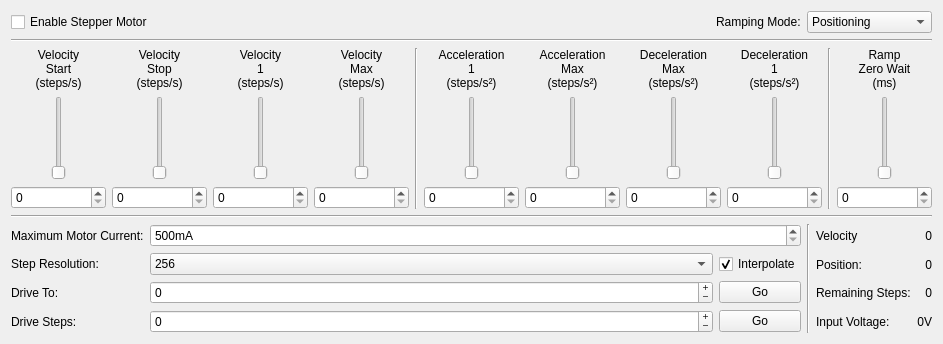
     <widget class="QWidget" name="tab_motion">
      <attribute name="title">
       <string>Motion</string>
      </attribute>
      <layout class="QVBoxLayout" name="verticalLayout_2">
       <item>
        <layout class="QHBoxLayout" name="horizontalLayout_15">
         <item>
          <widget class="QCheckBox" name="enable_checkbox">
           <property name="layoutDirection">
            <enum>Qt::LeftToRight</enum>
           </property>
           <property name="text">
            <string>Enable Stepper Motor</string>
           </property>
          </widget>
         </item>
         <item>
          <spacer name="horizontalSpacer_20">
           <property name="orientation">
            <enum>Qt::Horizontal</enum>
           </property>
           <property name="sizeHint" stdset="0">
            <size>
             <width>40</width>
             <height>20</height>
            </size>
           </property>
          </spacer>
         </item>
         <item>
          <widget class="QLabel" name="label_4">
           <property name="text">
            <string>Ramping Mode:</string>
           </property>
          </widget>
         </item>
         <item>
          <widget class="QComboBox" name="ramping_mode_combobox">
           <property name="sizePolicy">
            <sizepolicy hsizetype="Preferred" vsizetype="Fixed">
             <horstretch>0</horstretch>
             <verstretch>0</verstretch>
            </sizepolicy>
           </property>
           <item>
            <property name="text">
             <string>Positioning</string>
            </property>
           </item>
           <item>
            <property name="text">
             <string>Velocity Negative</string>
            </property>
           </item>
           <item>
            <property name="text">
             <string>Velocity Positive</string>
            </property>
           </item>
           <item>
            <property name="text">
             <string>Hold</string>
            </property>
           </item>
          </widget>
         </item>
        </layout>
       </item>
       <item>
        <widget class="Line" name="line_3">
         <property name="orientation">
          <enum>Qt::Horizontal</enum>
         </property>
        </widget>
       </item>
       <item>
        <layout class="QHBoxLayout" name="horizontalLayout_7">
         <item>
          <layout class="QVBoxLayout" name="verticalLayout_8">
           <item>
            <widget class="QLabel" name="velocity_start_label">
             <property name="minimumSize">
              <size>
               <width>0</width>
               <height>0</height>
              </size>
             </property>
             <property name="text">
              <string>Velocity
Start
(steps/s)</string>
             </property>
             <property name="alignment">
              <set>Qt::AlignCenter</set>
             </property>
            </widget>
           </item>
           <item>
            <layout class="QHBoxLayout" name="horizontalLayout_3">
             <item>
              <spacer name="horizontalSpacer_2">
               <property name="orientation">
                <enum>Qt::Horizontal</enum>
               </property>
               <property name="sizeHint" stdset="0">
                <size>
                 <width>40</width>
                 <height>20</height>
                </size>
               </property>
              </spacer>
             </item>
             <item>
              <widget class="QSlider" name="velocity_start_slider">
               <property name="maximum">
                <number>131071</number>
               </property>
               <property name="orientation">
                <enum>Qt::Vertical</enum>
               </property>
              </widget>
             </item>
             <item>
              <spacer name="horizontalSpacer_3">
               <property name="orientation">
                <enum>Qt::Horizontal</enum>
               </property>
               <property name="sizeHint" stdset="0">
                <size>
                 <width>40</width>
                 <height>20</height>
                </size>
               </property>
              </spacer>
             </item>
            </layout>
           </item>
           <item>
            <widget class="QSpinBox" name="velocity_start_spinbox">
             <property name="maximum">
              <number>131071</number>
             </property>
            </widget>
           </item>
          </layout>
         </item>
         <item>
          <layout class="QVBoxLayout" name="verticalLayout_14">
           <item>
            <widget class="QLabel" name="velocity_stop_label">
             <property name="minimumSize">
              <size>
               <width>0</width>
               <height>0</height>
              </size>
             </property>
             <property name="text">
              <string>Velocity
Stop
(steps/s)</string>
             </property>
             <property name="alignment">
              <set>Qt::AlignCenter</set>
             </property>
            </widget>
           </item>
           <item>
            <layout class="QHBoxLayout" name="horizontalLayout_4">
             <item>
              <spacer name="horizontalSpacer_4">
               <property name="orientation">
                <enum>Qt::Horizontal</enum>
               </property>
               <property name="sizeHint" stdset="0">
                <size>
                 <width>40</width>
                 <height>20</height>
                </size>
               </property>
              </spacer>
             </item>
             <item>
              <widget class="QSlider" name="velocity_stop_slider">
               <property name="maximum">
                <number>131071</number>
               </property>
               <property name="orientation">
                <enum>Qt::Vertical</enum>
               </property>
              </widget>
             </item>
             <item>
              <spacer name="horizontalSpacer_5">
               <property name="orientation">
                <enum>Qt::Horizontal</enum>
               </property>
               <property name="sizeHint" stdset="0">
                <size>
                 <width>40</width>
                 <height>20</height>
                </size>
               </property>
              </spacer>
             </item>
            </layout>
           </item>
           <item>
            <widget class="QSpinBox" name="velocity_stop_spinbox">
             <property name="maximum">
              <number>131071</number>
             </property>
            </widget>
           </item>
          </layout>
         </item>
         <item>
          <layout class="QVBoxLayout" name="verticalLayout_15">
           <item>
            <widget class="QLabel" name="velocity_1_label">
             <property name="minimumSize">
              <size>
               <width>0</width>
               <height>0</height>
              </size>
             </property>
             <property name="text">
              <string>Velocity
1
(steps/s)</string>
             </property>
             <property name="alignment">
              <set>Qt::AlignCenter</set>
             </property>
            </widget>
           </item>
           <item>
            <layout class="QHBoxLayout" name="horizontalLayout_5">
             <item>
              <spacer name="horizontalSpacer_6">
               <property name="orientation">
                <enum>Qt::Horizontal</enum>
               </property>
               <property name="sizeHint" stdset="0">
                <size>
                 <width>40</width>
                 <height>20</height>
                </size>
               </property>
              </spacer>
             </item>
             <item>
              <widget class="QSlider" name="velocity_1_slider">
               <property name="maximum">
                <number>1048575</number>
               </property>
               <property name="orientation">
                <enum>Qt::Vertical</enum>
               </property>
              </widget>
             </item>
             <item>
              <spacer name="horizontalSpacer_7">
               <property name="orientation">
                <enum>Qt::Horizontal</enum>
               </property>
               <property name="sizeHint" stdset="0">
                <size>
                 <width>40</width>
                 <height>20</height>
                </size>
               </property>
              </spacer>
             </item>
            </layout>
           </item>
           <item>
            <widget class="QSpinBox" name="velocity_1_spinbox">
             <property name="maximum">
              <number>1048575</number>
             </property>
            </widget>
           </item>
          </layout>
         </item>
         <item>
          <layout class="QVBoxLayout" name="verticalLayout_16">
           <item>
            <widget class="QLabel" name="velocity_max_label">
             <property name="minimumSize">
              <size>
               <width>0</width>
               <height>0</height>
              </size>
             </property>
             <property name="text">
              <string>Velocity
Max
(steps/s)</string>
             </property>
             <property name="alignment">
              <set>Qt::AlignCenter</set>
             </property>
            </widget>
           </item>
           <item>
            <layout class="QHBoxLayout" name="horizontalLayout_8">
             <item>
              <spacer name="horizontalSpacer_9">
               <property name="orientation">
                <enum>Qt::Horizontal</enum>
               </property>
               <property name="sizeHint" stdset="0">
                <size>
                 <width>40</width>
                 <height>20</height>
                </size>
               </property>
              </spacer>
             </item>
             <item>
              <widget class="QSlider" name="velocity_max_slider">
               <property name="maximum">
                <number>8388096</number>
               </property>
               <property name="orientation">
                <enum>Qt::Vertical</enum>
               </property>
              </widget>
             </item>
             <item>
              <spacer name="horizontalSpacer_8">
               <property name="orientation">
                <enum>Qt::Horizontal</enum>
               </property>
               <property name="sizeHint" stdset="0">
                <size>
                 <width>40</width>
                 <height>20</height>
                </size>
               </property>
              </spacer>
             </item>
            </layout>
           </item>
           <item>
            <widget class="QSpinBox" name="velocity_max_spinbox">
             <property name="maximum">
              <number>8388096</number>
             </property>
            </widget>
           </item>
          </layout>
         </item>
         <item>
          <widget class="Line" name="line_5">
           <property name="orientation">
            <enum>Qt::Vertical</enum>
           </property>
          </widget>
         </item>
         <item>
          <layout class="QVBoxLayout" name="verticalLayout_9">
           <item>
            <widget class="QLabel" name="acceleration_1_label">
             <property name="minimumSize">
              <size>
               <width>0</width>
               <height>0</height>
              </size>
             </property>
             <property name="maximumSize">
              <size>
               <width>16777215</width>
               <height>16777215</height>
              </size>
             </property>
             <property name="text">
              <string>Acceleration
1
(steps/s²)</string>
             </property>
             <property name="alignment">
              <set>Qt::AlignCenter</set>
             </property>
            </widget>
           </item>
           <item>
            <layout class="QHBoxLayout" name="horizontalLayout_6">
             <item>
              <spacer name="horizontalSpacer_11">
               <property name="orientation">
                <enum>Qt::Horizontal</enum>
               </property>
               <property name="sizeHint" stdset="0">
                <size>
                 <width>40</width>
                 <height>20</height>
                </size>
               </property>
              </spacer>
             </item>
             <item>
              <widget class="QSlider" name="acceleration_1_slider">
               <property name="sizePolicy">
                <sizepolicy hsizetype="Fixed" vsizetype="Expanding">
                 <horstretch>0</horstretch>
                 <verstretch>0</verstretch>
                </sizepolicy>
               </property>
               <property name="maximum">
                <number>65535</number>
               </property>
               <property name="orientation">
                <enum>Qt::Vertical</enum>
               </property>
              </widget>
             </item>
             <item>
              <spacer name="horizontalSpacer_10">
               <property name="orientation">
                <enum>Qt::Horizontal</enum>
               </property>
               <property name="sizeHint" stdset="0">
                <size>
                 <width>40</width>
                 <height>20</height>
                </size>
               </property>
              </spacer>
             </item>
            </layout>
           </item>
           <item>
            <widget class="QSpinBox" name="acceleration_1_spinbox">
             <property name="maximum">
              <number>65535</number>
             </property>
            </widget>
           </item>
          </layout>
         </item>
         <item>
          <layout class="QVBoxLayout" name="verticalLayout_10">
           <item>
            <widget class="QLabel" name="acceleration_max_label">
             <property name="sizePolicy">
              <sizepolicy hsizetype="Preferred" vsizetype="Preferred">
               <horstretch>0</horstretch>
               <verstretch>0</verstretch>
              </sizepolicy>
             </property>
             <property name="minimumSize">
              <size>
               <width>0</width>
               <height>0</height>
              </size>
             </property>
             <property name="maximumSize">
              <size>
               <width>16777215</width>
               <height>16777215</height>
              </size>
             </property>
             <property name="text">
              <string>Acceleration
Max
(steps/s²)</string>
             </property>
             <property name="alignment">
              <set>Qt::AlignCenter</set>
             </property>
            </widget>
           </item>
           <item>
            <layout class="QHBoxLayout" name="horizontalLayout_9">
             <item>
              <spacer name="horizontalSpacer_12">
               <property name="orientation">
                <enum>Qt::Horizontal</enum>
               </property>
               <property name="sizeHint" stdset="0">
                <size>
                 <width>40</width>
                 <height>20</height>
                </size>
               </property>
              </spacer>
             </item>
             <item>
              <widget class="QSlider" name="acceleration_max_slider">
               <property name="sizePolicy">
                <sizepolicy hsizetype="Fixed" vsizetype="Expanding">
                 <horstretch>0</horstretch>
                 <verstretch>0</verstretch>
                </sizepolicy>
               </property>
               <property name="maximum">
                <number>65535</number>
               </property>
               <property name="orientation">
                <enum>Qt::Vertical</enum>
               </property>
              </widget>
             </item>
             <item>
              <spacer name="horizontalSpacer_13">
               <property name="orientation">
                <enum>Qt::Horizontal</enum>
               </property>
               <property name="sizeHint" stdset="0">
                <size>
                 <width>40</width>
                 <height>20</height>
                </size>
               </property>
              </spacer>
             </item>
            </layout>
           </item>
           <item>
            <widget class="QSpinBox" name="acceleration_max_spinbox">
             <property name="maximum">
              <number>65535</number>
             </property>
            </widget>
           </item>
          </layout>
         </item>
         <item>
          <layout class="QVBoxLayout" name="verticalLayout_11">
           <item>
            <widget class="QLabel" name="deceleration_max_label">
             <property name="sizePolicy">
              <sizepolicy hsizetype="Preferred" vsizetype="Preferred">
               <horstretch>0</horstretch>
               <verstretch>0</verstretch>
              </sizepolicy>
             </property>
             <property name="minimumSize">
              <size>
               <width>0</width>
               <height>0</height>
              </size>
             </property>
             <property name="maximumSize">
              <size>
               <width>16777215</width>
               <height>16777215</height>
              </size>
             </property>
             <property name="text">
              <string>Deceleration
Max
(steps/s²)</string>
             </property>
             <property name="alignment">
              <set>Qt::AlignCenter</set>
             </property>
            </widget>
           </item>
           <item>
            <layout class="QHBoxLayout" name="horizontalLayout_10">
             <item>
              <spacer name="horizontalSpacer_14">
               <property name="orientation">
                <enum>Qt::Horizontal</enum>
               </property>
               <property name="sizeHint" stdset="0">
                <size>
                 <width>40</width>
                 <height>20</height>
                </size>
               </property>
              </spacer>
             </item>
             <item>
              <widget class="QSlider" name="deceleration_max_slider">
               <property name="sizePolicy">
                <sizepolicy hsizetype="Fixed" vsizetype="Expanding">
                 <horstretch>0</horstretch>
                 <verstretch>0</verstretch>
                </sizepolicy>
               </property>
               <property name="maximum">
                <number>65535</number>
               </property>
               <property name="orientation">
                <enum>Qt::Vertical</enum>
               </property>
              </widget>
             </item>
             <item>
              <spacer name="horizontalSpacer_15">
               <property name="orientation">
                <enum>Qt::Horizontal</enum>
               </property>
               <property name="sizeHint" stdset="0">
                <size>
                 <width>40</width>
                 <height>20</height>
                </size>
               </property>
              </spacer>
             </item>
            </layout>
           </item>
           <item>
            <widget class="QSpinBox" name="deceleration_max_spinbox">
             <property name="maximum">
              <number>65535</number>
             </property>
            </widget>
           </item>
          </layout>
         </item>
         <item>
          <layout class="QVBoxLayout" name="verticalLayout_12">
           <item>
            <widget class="QLabel" name="deceleration_1_label">
             <property name="minimumSize">
              <size>
               <width>0</width>
               <height>0</height>
              </size>
             </property>
             <property name="maximumSize">
              <size>
               <width>16777215</width>
               <height>16777215</height>
              </size>
             </property>
             <property name="text">
              <string>Deceleration
1
(steps/s²)</string>
             </property>
             <property name="alignment">
              <set>Qt::AlignCenter</set>
             </property>
            </widget>
           </item>
           <item>
            <layout class="QHBoxLayout" name="horizontalLayout_11">
             <item>
              <spacer name="horizontalSpacer_16">
               <property name="orientation">
                <enum>Qt::Horizontal</enum>
               </property>
               <property name="sizeHint" stdset="0">
                <size>
                 <width>40</width>
                 <height>20</height>
                </size>
               </property>
              </spacer>
             </item>
             <item>
              <widget class="QSlider" name="deceleration_1_slider">
               <property name="sizePolicy">
                <sizepolicy hsizetype="Fixed" vsizetype="Expanding">
                 <horstretch>0</horstretch>
                 <verstretch>0</verstretch>
                </sizepolicy>
               </property>
               <property name="maximum">
                <number>65535</number>
               </property>
               <property name="orientation">
                <enum>Qt::Vertical</enum>
               </property>
              </widget>
             </item>
             <item>
              <spacer name="horizontalSpacer_17">
               <property name="orientation">
                <enum>Qt::Horizontal</enum>
               </property>
               <property name="sizeHint" stdset="0">
                <size>
                 <width>40</width>
                 <height>20</height>
                </size>
               </property>
              </spacer>
             </item>
            </layout>
           </item>
           <item>
            <widget class="QSpinBox" name="deceleration_1_spinbox">
             <property name="maximum">
              <number>65535</number>
             </property>
            </widget>
           </item>
          </layout>
         </item>
         <item>
          <widget class="Line" name="line_6">
           <property name="orientation">
            <enum>Qt::Vertical</enum>
           </property>
          </widget>
         </item>
         <item>
          <layout class="QVBoxLayout" name="verticalLayout_13">
           <item>
            <widget class="QLabel" name="ramp_zero_wait_label">
             <property name="minimumSize">
              <size>
               <width>0</width>
               <height>0</height>
              </size>
             </property>
             <property name="maximumSize">
              <size>
               <width>16777215</width>
               <height>16777215</height>
              </size>
             </property>
             <property name="text">
              <string>Ramp
Zero Wait
(ms)</string>
             </property>
             <property name="alignment">
              <set>Qt::AlignCenter</set>
             </property>
            </widget>
           </item>
           <item>
            <layout class="QHBoxLayout" name="horizontalLayout_12">
             <item>
              <spacer name="horizontalSpacer_18">
               <property name="orientation">
                <enum>Qt::Horizontal</enum>
               </property>
               <property name="sizeHint" stdset="0">
                <size>
                 <width>40</width>
                 <height>20</height>
                </size>
               </property>
              </spacer>
             </item>
             <item>
              <widget class="QSlider" name="ramp_zero_wait_slider">
               <property name="sizePolicy">
                <sizepolicy hsizetype="Fixed" vsizetype="Expanding">
                 <horstretch>0</horstretch>
                 <verstretch>0</verstretch>
                </sizepolicy>
               </property>
               <property name="maximum">
                <number>2796</number>
               </property>
               <property name="orientation">
                <enum>Qt::Vertical</enum>
               </property>
              </widget>
             </item>
             <item>
              <spacer name="horizontalSpacer_19">
               <property name="orientation">
                <enum>Qt::Horizontal</enum>
               </property>
               <property name="sizeHint" stdset="0">
                <size>
                 <width>40</width>
                 <height>20</height>
                </size>
               </property>
              </spacer>
             </item>
            </layout>
           </item>
           <item>
            <widget class="QSpinBox" name="ramp_zero_wait_spinbox">
             <property name="maximum">
              <number>2796</number>
             </property>
            </widget>
           </item>
          </layout>
         </item>
        </layout>
       </item>
       <item>
        <widget class="Line" name="line_4">
         <property name="orientation">
          <enum>Qt::Horizontal</enum>
         </property>
        </widget>
       </item>
       <item>
        <layout class="QHBoxLayout" name="bottom_horizontal_layout">
         <item>
          <layout class="QGridLayout" name="gridLayout">
           <item row="2" column="1">
            <widget class="QSpinBox" name="to_spin">
             <property name="buttonSymbols">
              <enum>QAbstractSpinBox::PlusMinus</enum>
             </property>
             <property name="minimum">
              <number>-2147483647</number>
             </property>
             <property name="maximum">
              <number>2147483647</number>
             </property>
             <property name="singleStep">
              <number>1000</number>
             </property>
            </widget>
           </item>
           <item row="1" column="0">
            <widget class="QLabel" name="label_14">
             <property name="sizePolicy">
              <sizepolicy hsizetype="Preferred" vsizetype="Fixed">
               <horstretch>0</horstretch>
               <verstretch>0</verstretch>
              </sizepolicy>
             </property>
             <property name="text">
              <string>Step Resolution:</string>
             </property>
            </widget>
           </item>
           <item row="1" column="1">
            <widget class="QComboBox" name="step_resolution_dropbox">
             <property name="sizePolicy">
              <sizepolicy hsizetype="Expanding" vsizetype="Fixed">
               <horstretch>0</horstretch>
               <verstretch>0</verstretch>
              </sizepolicy>
             </property>
             <item>
              <property name="text">
               <string>256</string>
              </property>
             </item>
             <item>
              <property name="text">
               <string>128</string>
              </property>
             </item>
             <item>
              <property name="text">
               <string>64</string>
              </property>
             </item>
             <item>
              <property name="text">
               <string>32</string>
              </property>
             </item>
             <item>
              <property name="text">
               <string>16</string>
              </property>
             </item>
             <item>
              <property name="text">
               <string>8</string>
              </property>
             </item>
             <item>
              <property name="text">
               <string>4</string>
              </property>
             </item>
             <item>
              <property name="text">
               <string>2 (half step)</string>
              </property>
             </item>
             <item>
              <property name="text">
               <string>1 (full step)</string>
              </property>
             </item>
            </widget>
           </item>
           <item row="2" column="2">
            <widget class="QPushButton" name="to_button">
             <property name="text">
              <string>Go</string>
             </property>
             <property name="flat">
              <bool>false</bool>
             </property>
            </widget>
           </item>
           <item row="1" column="2">
            <widget class="QCheckBox" name="interpolate_checkbox">
             <property name="text">
              <string>Interpolate</string>
             </property>
             <property name="checked">
              <bool>true</bool>
             </property>
            </widget>
           </item>
           <item row="0" column="0">
            <widget class="QLabel" name="label_18">
             <property name="text">
              <string>Maximum Motor Current:</string>
             </property>
            </widget>
           </item>
           <item row="2" column="0">
            <widget class="QLabel" name="label_8">
             <property name="text">
              <string>Drive To:</string>
             </property>
            </widget>
           </item>
           <item row="3" column="0">
            <widget class="QLabel" name="label_15">
             <property name="text">
              <string>Drive Steps:</string>
             </property>
            </widget>
           </item>
           <item row="3" column="1">
            <widget class="QSpinBox" name="steps_spin">
             <property name="buttonSymbols">
              <enum>QAbstractSpinBox::PlusMinus</enum>
             </property>
             <property name="minimum">
              <number>-2147483647</number>
             </property>
             <property name="maximum">
              <number>2147483647</number>
             </property>
             <property name="singleStep">
              <number>1000</number>
             </property>
            </widget>
           </item>
           <item row="3" column="2">
            <widget class="QPushButton" name="steps_button">
             <property name="text">
              <string>Go</string>
             </property>
            </widget>
           </item>
           <item row="0" column="1" colspan="2">
            <widget class="QSpinBox" name="maximum_motor_current_spinbox">
             <property name="suffix">
              <string>mA</string>
             </property>
             <property name="minimum">
              <number>500</number>
             </property>
             <property name="maximum">
              <number>10000</number>
             </property>
            </widget>
           </item>
          </layout>
         </item>
         <item>
          <widget class="Line" name="line_2">
           <property name="orientation">
            <enum>Qt::Vertical</enum>
           </property>
          </widget>
         </item>
         <item>
          <layout class="QGridLayout" name="gridLayout_2">
           <item row="3" column="1">
            <widget class="QLabel" name="input_voltage_label">
             <property name="text">
              <string>0V</string>
             </property>
             <property name="alignment">
              <set>Qt::AlignRight|Qt::AlignTrailing|Qt::AlignVCenter</set>
             </property>
            </widget>
           </item>
           <item row="2" column="0">
            <widget class="QLabel" name="label_16">
             <property name="text">
              <string>Remaining Steps:</string>
             </property>
            </widget>
           </item>
           <item row="3" column="0">
            <widget class="QLabel" name="label_17">
             <property name="text">
              <string>Input Voltage:</string>
             </property>
            </widget>
           </item>
           <item row="1" column="0">
            <widget class="QLabel" name="position_text_label">
             <property name="text">
              <string>Position:</string>
             </property>
            </widget>
           </item>
           <item row="1" column="1">
            <widget class="QLabel" name="position_label">
             <property name="text">
              <string>0</string>
             </property>
             <property name="alignment">
              <set>Qt::AlignRight|Qt::AlignTrailing|Qt::AlignVCenter</set>
             </property>
            </widget>
           </item>
           <item row="2" column="1">
            <widget class="QLabel" name="remaining_steps_label">
             <property name="text">
              <string>0</string>
             </property>
             <property name="alignment">
              <set>Qt::AlignRight|Qt::AlignTrailing|Qt::AlignVCenter</set>
             </property>
            </widget>
           </item>
           <item row="0" column="0">
            <widget class="QLabel" name="label_3">
             <property name="text">
              <string>Velocity</string>
             </property>
            </widget>
           </item>
           <item row="0" column="1">
            <widget class="QLabel" name="velocity_label">
             <property name="text">
              <string>0</string>
             </property>
             <property name="alignment">
              <set>Qt::AlignRight|Qt::AlignTrailing|Qt::AlignVCenter</set>
             </property>
            </widget>
           </item>
          </layout>
         </item>
        </layout>
       </item>
      </layout>
     </widget>
